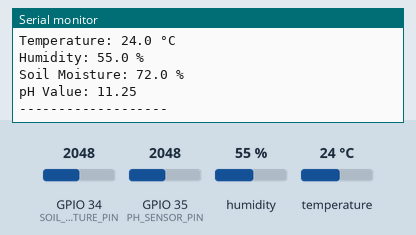
This sketch was run on a simulated ESP32. Shown: the last lines printed to the serial monitor. The test bench sets the inputs (shaded band); at power-on: humidity 55 %, GPIO 34 (SOIL_MOISTURE_PIN) = 2048, GPIO 35 (PH_SENSOR_PIN) = 2048, temperature 24 °C. WiFi joins after 1.5 s; servers stay silent unless stated.

Above: at 3.7 s.
3.8 s: humidity set to 22 %
9.4 s: GPIO 34 (SOIL_MOISTURE_PIN) set to 2866
At 13.5 s:
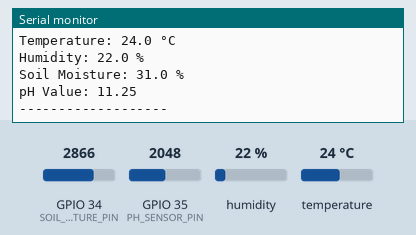
15.0 s: GPIO 35 (PH_SENSOR_PIN) set to 2866
At 18.3 s:
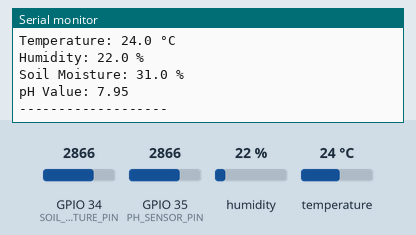
20.6 s: temperature set to 12 °C
26.2 s: GPIO 34 (SOIL_MOISTURE_PIN) set to 3972
At 29.0 s:
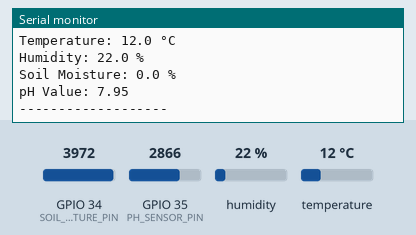
31.8 s: GPIO 35 (PH_SENSOR_PIN) set to 3972
At 33.8 s:
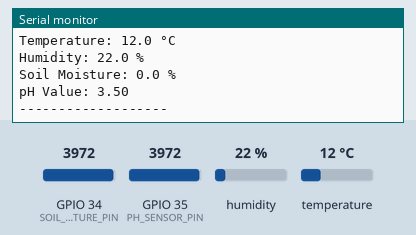
Timing chart, 0 to 35.3 s (numbered marks = the images above; inputs shaded):
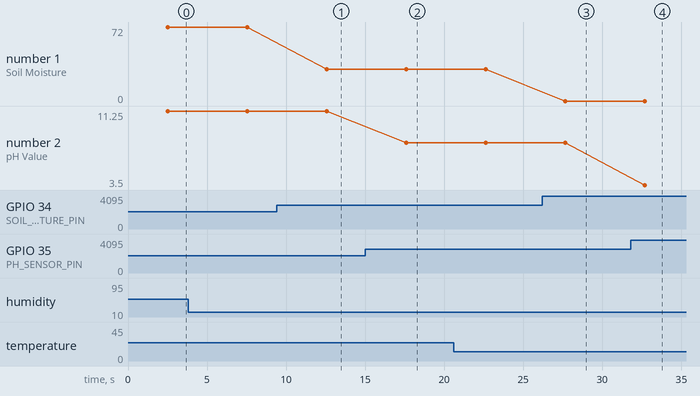

The sketch:

IoT_Model_Sketch.ino
```cpp
#include <DHT.h>
#include <WiFi.h>
#include <Arduino.h>

// WiFi credentials (replace with your network details)
char* ssid = "ultron";
char* password = "12345678";

// DHT11 Configuration
#define DHTPIN 4          // GPIO 4 for DHT11 data pin
#define DHTTYPE DHT11     // DHT11 sensor type
DHT dht(DHTPIN, DHTTYPE);

// Sensor Pins
#define SOIL_MOISTURE_PIN 34  // Analog pin for soil moisture sensor
#define PH_SENSOR_PIN 35      // Analog pin for pH sensor

// Calibration constants for soil moisture (adjust based on sensor calibration)
const int AIR_VALUE = 3500;   // ADC value in air (dry)
const int WATER_VALUE = 1500; // ADC value in water (wet)

// Calibration constants for pH sensor (adjust based on sensor calibration)
const float PH_4_VOLTAGE = 2.0;  // Voltage at pH 4.0
const float PH_7_VOLTAGE = 2.5;  // Voltage at pH 7.0
const float PH_SLOPE = -5.0;    // pH change per volt

// Function to read soil moisture (0-100%)
float readSoilMoisture() {
  int rawValue = analogRead(SOIL_MOISTURE_PIN); // Read ADC (0-4095)
  // Map to percentage, inverted (high ADC = dry, low ADC = wet)
  float moisture = map(rawValue, AIR_VALUE, WATER_VALUE, 0, 100);
  return constrain(moisture, 0, 100); // Ensure value is 0-100%
}

// Function to read pH (0-14)
float readPHSensor() {
  int rawValue = analogRead(PH_SENSOR_PIN); // Read ADC (0-4095)
  float voltage = rawValue * (3.3 / 4095.0); // Convert to voltage (0-3.3V)
  // Linear interpolation based on calibration points
  float pH = 7.0 + ((voltage - PH_7_VOLTAGE) * PH_SLOPE);
  return constrain(pH, 0, 14); // Ensure value is 0-14
}

void setup() {
  // Initialize Serial communication
  Serial.begin(115200);
  delay(1000); // Allow hardware to stabilize

  // Initialize DHT11 sensor
  dht.begin();


  // Connect to WiFi
  WiFi.begin(ssid, password);
  Serial.print("Connecting to WiFi");
  int wifiAttempts = 0;
  while (WiFi.status() != WL_CONNECTED && wifiAttempts < 20) {
    delay(500);
    Serial.print(".");
    wifiAttempts++;
  }
  if (WiFi.status() == WL_CONNECTED) {
    Serial.println("\nWiFi connected");
    Serial.print("IP Address: ");
    Serial.println(WiFi.localIP());
  } else {
    Serial.println("\nWiFi connection failed. Continuing offline.");
  }
}

void loop() {
  // Read DHT11 sensor
  float temperature = dht.readTemperature();
  float humidity = dht.readHumidity();

  // Check DHT readings
  if (isnan(temperature) || isnan(humidity)) {
    Serial.println("Error: Failed to read from DHT11 sensor!");
  } else {
    Serial.print("Temperature: ");
    Serial.print(temperature, 1); // 1 decimal place
    Serial.println(" °C");
    Serial.print("Humidity: ");
    Serial.print(humidity, 1); // 1 decimal place
    Serial.println(" %");
  }

  // Read soil moisture
  float soilMoisture = readSoilMoisture();
  if (soilMoisture >= 0 && soilMoisture <= 100) {
    Serial.print("Soil Moisture: ");
    Serial.print(soilMoisture, 1); // 1 decimal place
    Serial.println(" %");
  } else {
    Serial.println("Error: Invalid soil moisture reading!");
  }

  // Read pH sensor
  float pHValue = readPHSensor();
  if (pHValue >= 0 && pHValue <= 14) {
    Serial.print("pH Value: ");
    Serial.print(pHValue, 2); // 2 decimal places
    Serial.println("");
  } else {
    Serial.println("Error: Invalid pH reading!");
  }

  // Print a separator
  Serial.println("-------------------");

  // Delay for 5 seconds between readings
  delay(5000);
}
```

Measured:
- after the input at 9.4 s, the serial monitor: prints a new line after 3.2 s (image 1)
- after the input at 15.0 s, the serial monitor: prints a new line after 2.6 s (image 2)
- after the input at 26.2 s, the serial monitor: prints a new line after 1.5 s (image 3)
- after the input at 31.8 s, the serial monitor: prints a new line after 0.89 s (image 4)
- plotted number 1: 72 → 31 after the input at 9.4 s, 31 → 0 after the input at 26.2 s
- plotted number 2: 11.25 → 7.95 after the input at 15.0 s, 7.95 → 3.5 after the input at 31.8 s
